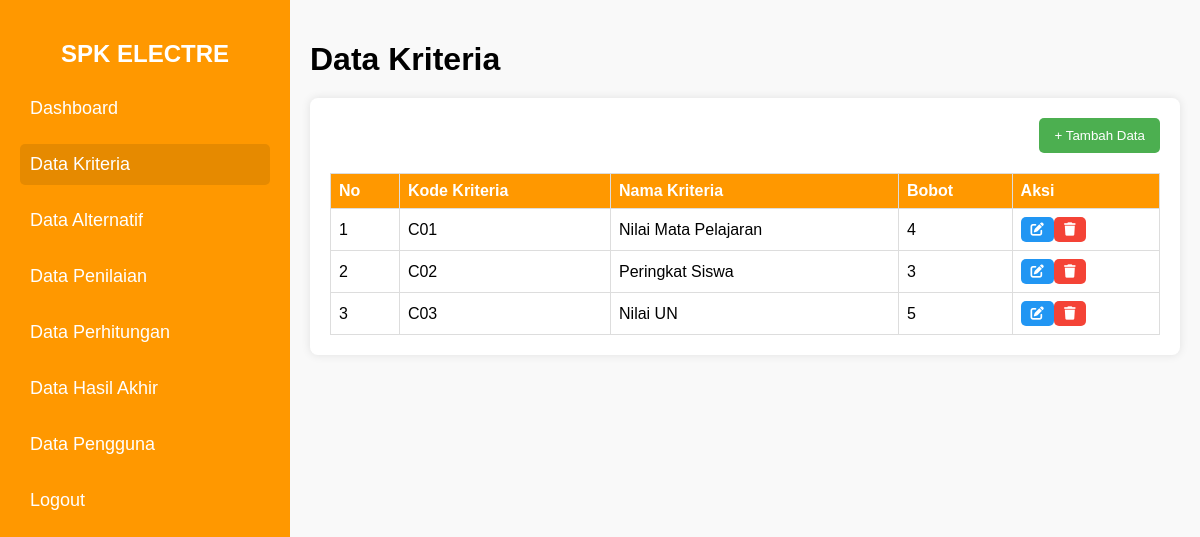
Page /datakriteria.php on the earlier database version.
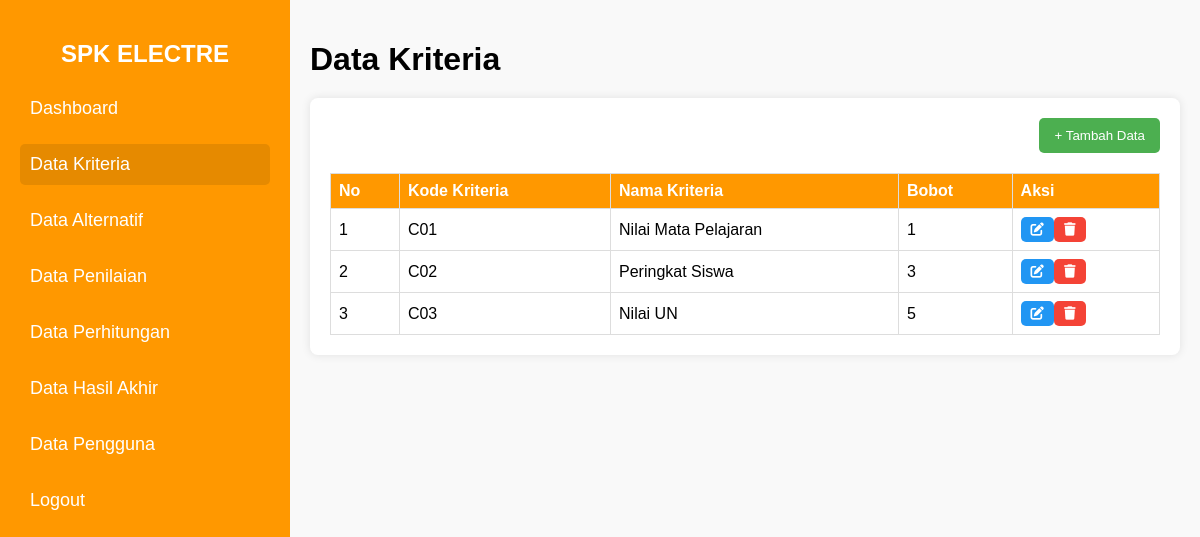
Same page on the later database version.
### tables this page shows
CREATE TABLE IF NOT EXISTS `kriteria` (
  `kode_kriteria` varchar(10) NOT NULL,
  `nama_kriteria` varchar(255) NOT NULL,
  `bobot` int NOT NULL,
  `jenis` varchar(10) DEFAULT 'cost',
  PRIMARY KEY (`kode_kriteria`)
);

### datakriteria.php (the view, shortened to what this page needs)
<?php
$conn = new mysqli("localhost", "root", "", "electre");
$sql = "SELECT * FROM kriteria order by id";
$result = $conn->query($sql);
?>
<!DOCTYPE html>
<html lang="en">
<head>
    <link rel="stylesheet" href="Assets/styles/datakriteria.css">
    <link rel="stylesheet" href="https://cdnjs.cloudflare.com/ajax/libs/font-awesome/6.0.0/css/all.min.css">
</head>
<body>
    <div class="sidebar">
        <h2>SPK ELECTRE</h2>
        <ul>
            <li><a href="dasboardadmin.php">Dashboard</a></li>
            <li class="active"><a href="#">Data Kriteria</a></li>
            <li><a href="dataalternatif.php">Data Alternatif</a></li>
            <li><a href="datapenilaian.php">Data Penilaian</a></li>
            <li><a href="dataperhitungan.php">Data Perhitungan</a></li>
            <li><a href="datanilaiakhir.php">Data Hasil Akhir</a></li>
            <li><a href="datapengguna.php">Data Pengguna</a></li>
            <li><a href="logout.php">Logout</a></li>
        </ul>
    </div>
    <div class="main-content">
        <h1>Data Kriteria</h1>
        <div class="card">
            <button class="btn-add" onclick="openModal()">+ Tambah Data</button>
            <table>
                <thead>
                    <tr>
                        <th>No</th>
                        <th>Kode Kriteria</th>
                        <th>Nama Kriteria</th>
                        <th>Bobot</th>
                        <th>Aksi</th>
                    </tr>
                </thead>
                <tbody>
                    <?php
                    if ($result->num_rows > 0) {
                        $no = 1;
                        while ($row = $result->fetch_assoc()) {
                            echo "<tr>";
                            echo "<td>" . $no . "</td>";
                            echo "<td>" . $row['kode_kriteria'] . "</td>";
                            echo "<td>" . $row['nama_kriteria'] . "</td>";
                            echo "<td>" . $row['bobot'] . "</td>";
                            echo "<td>";
                            echo "<button class='btn-edit' onclick='editKriteria(\"" . $row['kode_kriteria'] . "\")'><i class='fa fa-edit'></i></button>";
                            echo "<button class='btn-delete' onclick='deleteKriteria(\"" . $row['kode_kriteria'] . "\")'><i class='fa fa-trash'></i></button>";
                            echo "</td>";
                            echo "</tr>";
                            $no++;
                        }
                    } else {
                        echo "<tr><td colspan='6'>Tidak ada data kriteria.</td></tr>";
                    }
                    ?>
                </tbody>
            </table>
        </div>
    </div>
</body>
</html>

Differences in the rows shown:
changed kriteria "Nilai Mata Pelajaran": bobot "4" → "1"
